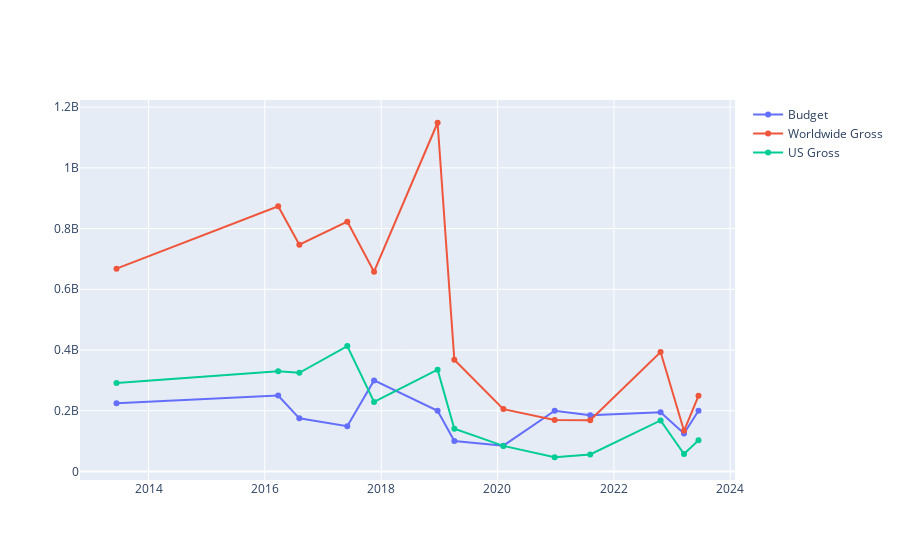

The notebook cell saved with this chart:
### Code cell
fig=go.Figure()
fig.add_trace(go.Scatter(x=data["release_date"],y=data["budget ($)"],name="Budget"))
fig.add_trace(go.Scatter(x=data["release_date"],y=data["worldwide_gross ($)"],name="Worldwide Gross"))
fig.add_trace(go.Scatter(x=data["release_date"],y=data["US_gross ($)"],name="US Gross"))
fig.show()
